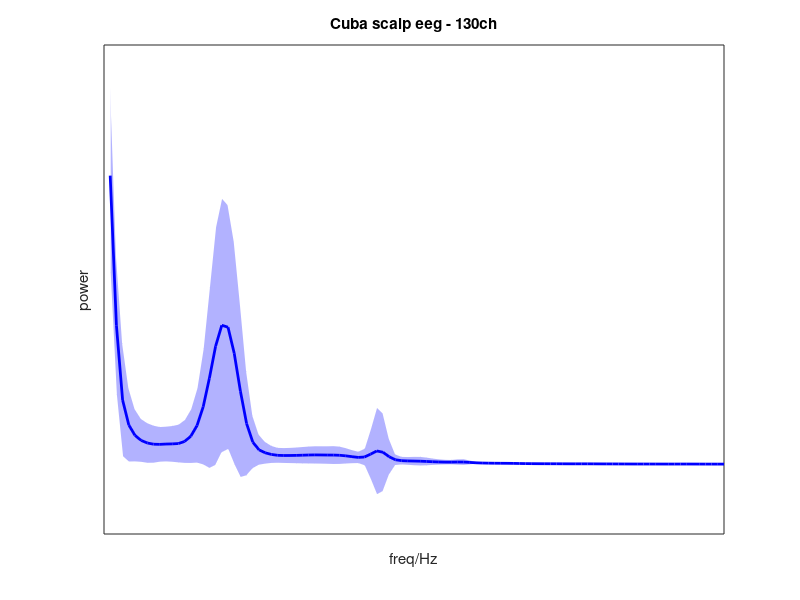

Write the MATLAB code that produced this figure.
clc;clear;
% plot shape of scalp eeg spectrum

load scalp_eeg_spec.mat

% normalize
m = max(scalp_eeg_spec,[],2);
pxxN = scalp_eeg_spec./m;
dat = pxxN';

fh=figure(2);clf;
y = (mean(dat'))';
e = (std(dat'))';
x = (1:length(y))';
h = area(freq,[y - e, 2 * e]);hold on;

set(h(1),'Visible','off');
set(h(2),'EdgeColor','white','FaceColor',[0.7,0.7,1]);
plot(freq,y,'-b','LineWidth',2);

set(gca,'xtick',[],'xticklabel',[])
set(gca,'ytick',[],'yticklabel',[])
xlabel('freq/Hz');
ylabel('power');
title('Cuba scalp eeg - 130ch')